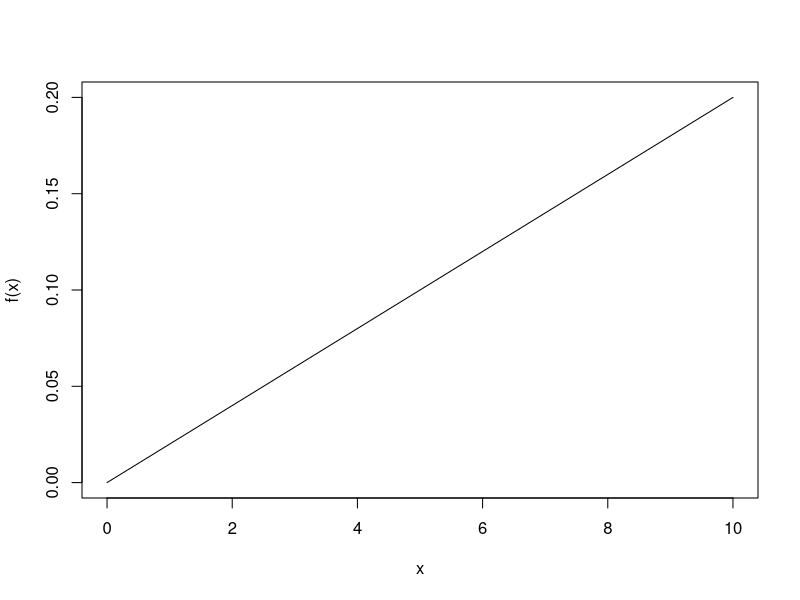
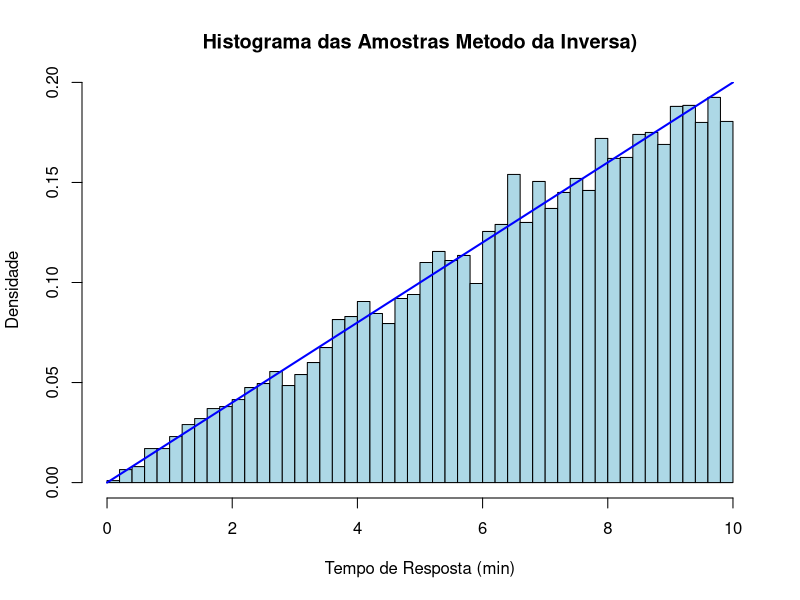
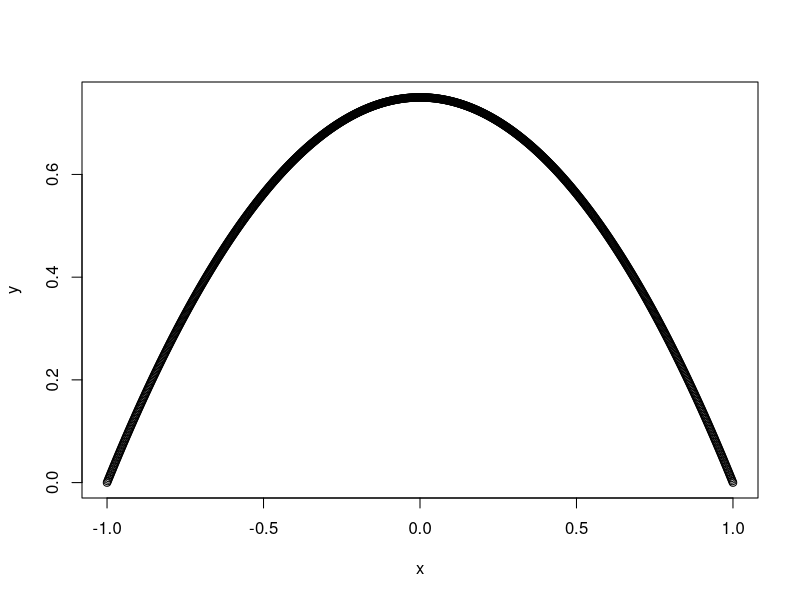
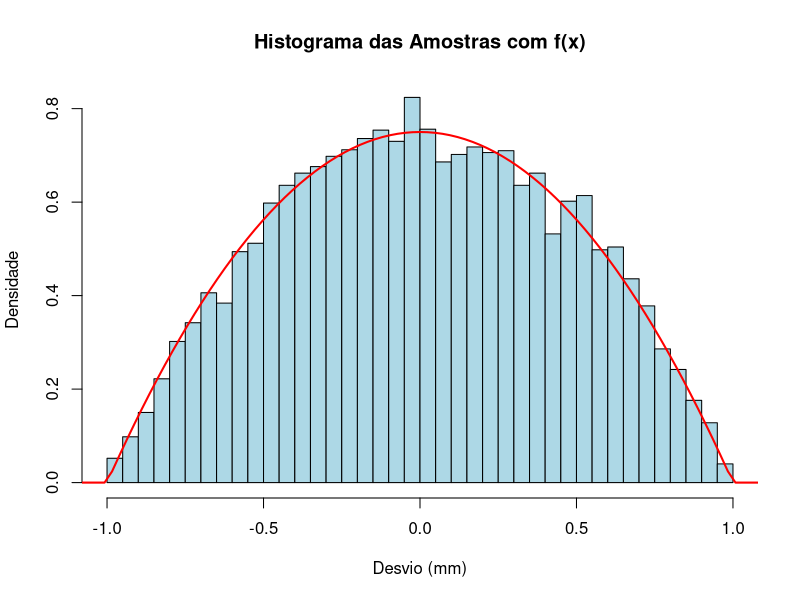

Recreate these plots in R, in order.
# Item	Resposta
# a)	V
# b)	F
# c)	V
# d)	F
# e)	F
# f)	V
# g)	V
# h)	F
# i)	V
# j)	F
# k)	V
# l)	V
# m)	V
# n)	V
# o)	V
# p)	V
# q)	F
# r)	V
# s)	V
# t)	F
# 
# Justificativas
# a) Verdadeiro. Existem 12 tentativas independentes, cada uma com probabilidade constante de defeito \(p=0,25\). Portanto, é Binomial.
# 
# b) Falso. Mesmo com \(p=0,5\), os valores não são todos igualmente prováveis. A distribuição é simétrica, mas não uniforme.
# 
# c) Verdadeiro. A Binomial é uma distribuição discreta. Para valores não inteiros de \(k\), a probabilidade é zero.
# 
# d) Falso.
# 
# X ~ Bin(n = 15, p = 0.1)
# 
# P(X = 0) = C(15, 0) * 0.1^0 * 0.9^15
# P(X = 0) = 0.9^15 ≈ 0.2059
# 
# e) Falso.
#
# Na distribuição Binomial, a média e a variância são dadas por:
#
# E(X) = np
# Var(X) = np(1 - p)
#
# Portanto, mantendo p fixo, quando n aumenta, tanto a média
# quanto a variância aumentam.
#
# Logo, a afirmação é falsa, pois a variância não permanece constante.
# 
# f) Verdadeiro. Na distribuição Normal, média, mediana e moda coincidem devido à simetria.
# 
# g) Verdadeiro.
#
# Na distribuição de Poisson, a probabilidade é dada por:
#
# P(X = k) = (e^(-λ) * λ^k) / k!
#
# Para λ = 3 e k = 0:
#
# P(X = 0) = (e^(-3) * 3^0) / 0! = e^(-3)
#
# Portanto, a afirmação é verdadeira.
# 
# h) Falso. A Poisson é discreta e admite apenas valores inteiros não negativos de \(k\).
# 
# i) Verdadeiro.
#
# Na distribuição de Poisson, a soma das quantidades de eventos
# ocorridos em períodos independentes também segue uma distribuição
# de Poisson, com parâmetro igual à soma dos parâmetros.
#
# Como a taxa é de 2 eventos por hora e o período é de 5 horas:
#
# λ = 2 * 5 = 10
#
# Portanto, o número de eventos nesse período segue uma distribuição
# de Poisson com parâmetro λ = 10.
# 
# j) Falso. A moda da Poisson não é necessariamente \(\lambda\). Por exemplo, quando \(\lambda\) é inteiro, existem duas modas: \(\lambda-1\) e \(\lambda\).
# 
# k) Verdadeiro. A Geométrica modela o número de tentativas independentes até o primeiro sucesso, com probabilidade constante \(p\).
# 
# l) Verdadeiro.
#
# A função f(x) = x^2, restrita ao domínio x >= 0, é estritamente
# crescente e, portanto, é invertível.
#
# Para encontrar sua inversa, isolamos x:
#
# y = x^2
# x = sqrt(y)
#
# Logo:
#
# f^(-1)(x) = sqrt(x)

# m) Verdadeiro. Para o primeiro sucesso ocorrer na segunda tentativa,
# deve ocorrer uma falha na primeira e um sucesso na segunda:
#
# P(T = 2) = (1 - p)p = 0,7 * 0,3 = 0,21
# 
# n) Verdadeiro. A distribuição Geométrica possui a propriedade de
# falta de memória, ou seja, a probabilidade de esperar mais n tentativas,
# dado que já se esperou m tentativas sem sucesso, é a mesma de esperar
# mais n tentativas desde o início:
#
# P(T > m + n | T > m) = P(T > n)
# 
# o) Verdadeiro. Na distribuição Weibull, o parâmetro beta (β)
# determina o comportamento da taxa de falha:
#
# - β = 1: taxa de falha constante (distribuição Exponencial).
# - β > 1: taxa de falha crescente.
# - β < 1: taxa de falha decrescente.

# p) Verdadeiro. A Hipergeométrica modela retiradas sem reposição de uma população finita.
# 
# q) Falso. Como as bolas são retiradas sem reposição, a distribuição correta é Hipergeométrica, não Binomial.
# 
# r) Verdadeiro. Poisson modela a quantidade de eventos; Exponencial modela o tempo entre eventos consecutivos.
# 
# s) Verdadeiro. A distribuição de Poisson pode aproximar a
# distribuição Binomial quando n é grande e p é pequeno,
# mantendo λ = np constante.
# 
# t) Falso. Na Hipergeométrica, a probabilidade de sucesso muda a cada retirada, pois não há reposição.
# 
# Sequência para conferência:
#   V F V F F V V F V F V V V V V V F V V F


######
# 2)
######

simulador <- function(n, TMC, TMA, TT) {
  retorno <- NULL
  total.atendimento <- 0
  total.atendimento.realizado <- 0
  tempo.atendimento <- rep(0, n)
  tempo.operacao <- rep(0, n)
  tempo.manutencao <- rep(0, n)  
  tempo <- 0
  while (tempo < TT) {
    tempo <- tempo + rexp(1, TMC) 
    total.atendimento <- total.atendimento + 1
    for (i in 1:n) {
      # verifica se caixa está em manutenção
      if (tempo < tempo.manutencao[i]) {
        next # caixa em manutenção
      }
      if (tempo.atendimento[i] < tempo) {
        
        tempo.atendimento[i] <- tempo + rexp(1, TMA)
        total.atendimento.realizado <- total.atendimento.realizado + 1
        
        # atualiza tempo de operação acumulada
        tempo.operacao[i] <- tempo.operacao[i] + (tempo.atendimento[i] - tempo)
        # se atingiu limite de operação (2000 min)
        if (tempo.operacao[i] >= 2000) {
          tempo.manutencao[i] <- tempo.atendimento[i] + 40
          tempo.operacao[i] <- 0
        }
        
        break
      }
    }
  }
  retorno <- c(total.atendimento.realizado, total.atendimento - total.atendimento.realizado)
  return (retorno)
}

#a)

set.seed(123)

n <- 3
TMC <- 1/2
TMA <- 1/3
TT <- 24000
atendimento <- simulador(n, TMC, TMA, TT)
print(atendimento) # 10308  1576

#b)

set.seed(123)

n <- 3
TMC <- 1/2
TMA <- 1/3
TT <- 24000
numero.simulacao <- 200
atendimento <- c (0, 0)

for (i in 1:numero.simulacao) {
  atendimento <- atendimento + simulador(n, TMC, TMA, TT)
}

media.atendimento <- atendimento / numero.simulacao
print(media.atendimento) # 10343.795  1670.905

######
# 3)
######

# a)

f <- function(x) {
  return(1 * x / 50)
}

curve(f, 0, 10)

print(integrate(f, lower = 0, upper = 10))

# f assume somente valores positivos no intervalo.
# A integral no intervalo é 1.

# F(x) = x^2 / 100, para x em [0, 10]; F(x) = 0, para x < 0; F(x) = 1, para x > 10

# b) 

# Inversa de F(x): Finv(u) = 10 * sqrt(u), para u em [0, 1]

Finv <- function(u) {
  return(10 * sqrt(u))
}

set.seed(123)
n <- 10000
u <- runif(n)
amostras <- Finv(u)
x <- seq(0, 10, length.out = 1000)
fx <- f(x)

# Histograma com curva teorica f(x)
hist(amostras, breaks = 50, probability = TRUE, col = "lightblue",
     main = "Histograma das Amostras Metodo da Inversa)",
     xlab = "Tempo de Resposta (min)", ylab = "Densidade")
lines(x, fx, col = "blue", lwd = 2)

# c)

# SLA: 95% dos atendimentos ate 9 minutos
sla_limite <- 9
prop_sla <- mean(amostras <= sla_limite)
prop_sla  # Esperado: aproximadamente 81%

# A empresa esta em conformidade?
if (prop_sla >= 0.95) {
  resultado <- "A empresa CUMPRE o SLA"
} else {
  resultado <- "A empresa NAO cumpre o SLA"
}
print(resultado)

# d)

# E[X] = integral de 0 a 10 de xf(x) = 20/3 = 6.667
# E[X^2] = integral de 0 a 10 de (x^2)f(x) = 50
# Var[X] = (E[X^2]) - (E[X])^2 = 50 - (20/3)^2 = 50/9 = 5.556

######
# 4)
######

# a)

# f assume somente valores positivos no intervalo.
# A integral no intervalo é 1.
f <- function(x) {
  return (0.75 * (1 - x^2) * ifelse(abs(x) <= 1, 1, 0))
}

print(integrate(f, -1, 1)) # 1 with absolute error < 1.1e-14
x <- seq(-1, 1, length = 1000) 
y <- f(x)

min(y) # O menor valor no intervalo e 0
plot(x, y) # Pelo grafico tambem podemos ver que f(x) eh positiva no intervalo.

# b)

h <- function(x) {
  return (0.5)
}

inversa_h <- function(x) {
  return (-1 + (1 - (-1))*x)
}

gerarAmostra <- function (nsamples) {
  x <- rep(0, nsamples)
  c <- 1.5 # pois f(x) <= c * g(x), com g(x) = uniforme em [-1,1], densidade = 1/2
  for (i in 1:nsamples) {
    while (T) {
      u1 <- runif(1)
      y  <- inversa_h(u1) # gera Y a partir da inversa
      u2 <- runif(1)
      if (u2 <= f(y)/(c*h(y))){
        x[i] <- y
        break()
      }
    }
  }
  return (x)
}

set.seed(123)  # Reprodutibilidade
n <- 10000
amostras <- gerarAmostra(n)

# Histograma das amostras + curva da densidade teorica
hist(amostras, breaks = 50, probability = TRUE, col = "lightblue",
     main = "Histograma das Amostras com f(x)",
     xlab = "Desvio (mm)", ylab = "Densidade")
curve(f, from = -1.2, to = 1.2, col = "red", lwd = 2, add = TRUE)

# c) Pode utilizar o valor calculado pela integral ou pela amostra, custoTotal 1385

# P(|X| > 0.8) = P(X < -0.8) + P(X > 0.8) = 0.056
probabilidadeDescarte <- integrate(f, -1, -0.8)$value + integrate(f, 0.8, 1)$value

# Estimativa emperica da taxa de descarte
taxaDescarteEmpirica <- mean(abs(amostras) > 0.8)
taxaDescarteEmpirica  # Deve estar proxima de 0.0576 

custoUnitario <- 0.50
loteTotal <- 50000
custoTotal <- taxaDescarteEmpirica * loteTotal * custoUnitario # ou probabilidadeDescarte
print(custoTotal) # 1385


######
# 5)
######

media <- 80
desvio <- 12

# a)
probabilidade <- 1 - pnorm(95, mean = media, sd = desvio)
print(probabilidade) # 0.1056498

# b)
peso <- qnorm(0.70, mean = media, sd = desvio)
print(peso) # 86.29281

# c)
probabilidade <- 1 - pnorm(88, mean = media, sd = desvio) # 0.2524925
quantidade <- 40 * probabilidade
print(quantidade) # 10.0997

# d)
set.seed(123)
nsamples <- 100000

x <- rnorm(nsamples, mean = media, sd = desvio)
probabilidade <- mean((x >= 90) & (x <= 100))
print(probabilidade)  # 0.15467
